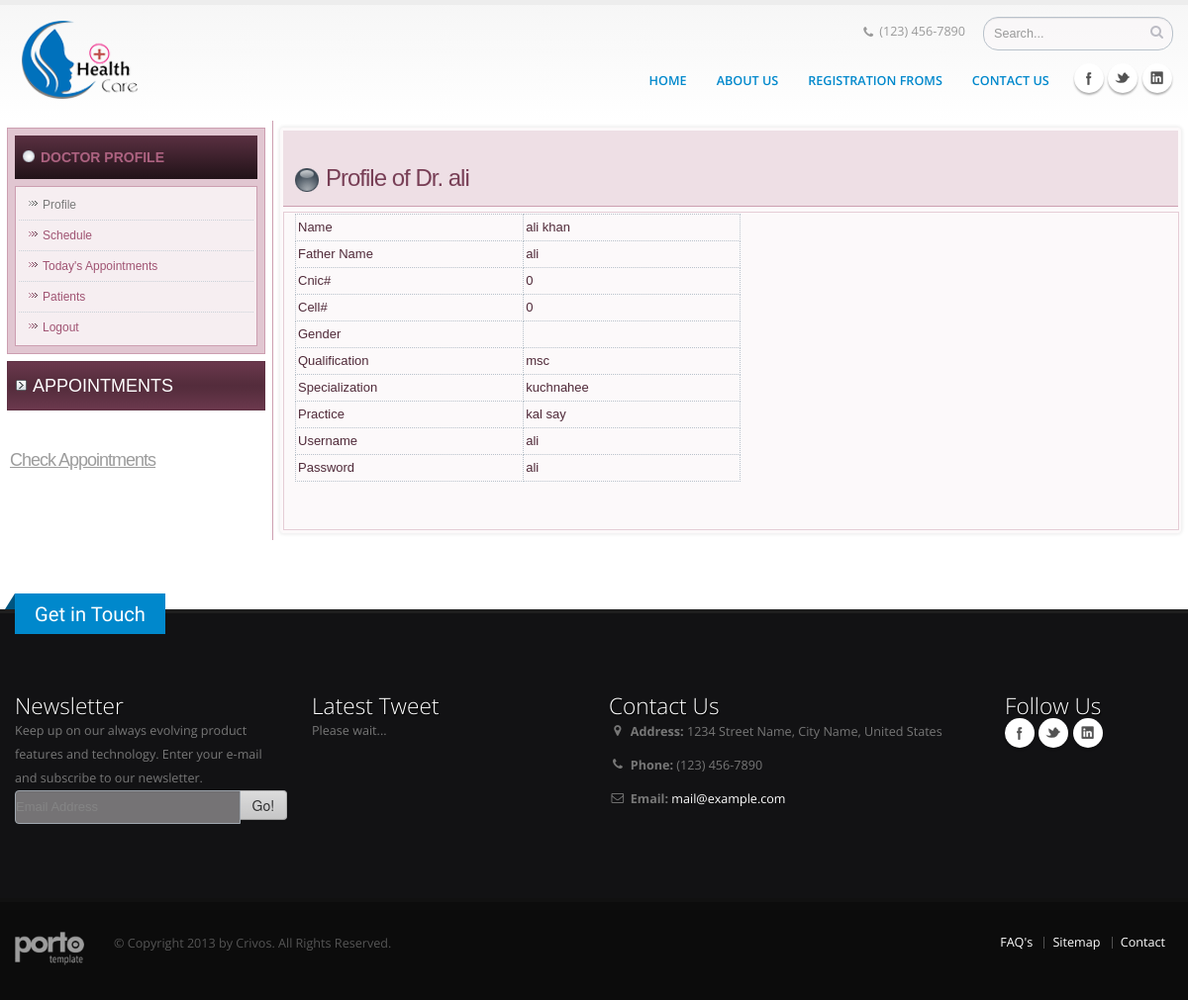
The page /doctorpanel/profile.php (signed in) on the database its author committed.
### tables this page shows
CREATE TABLE IF NOT EXISTS `doctors` (
  `id` int(8) NOT NULL AUTO_INCREMENT,
  `name` varchar(50) NOT NULL,
  `fathername` varchar(50) NOT NULL,
  `cnic` varchar(20) NOT NULL,
  `cell` int(8) NOT NULL,
  `qualification` varchar(50) NOT NULL,
  `specialization` varchar(50) NOT NULL,
  `practice` varchar(50) NOT NULL,
  `gender` text NOT NULL,
  `username` varchar(50) NOT NULL,
  `password` varchar(50) NOT NULL,
  PRIMARY KEY (`id`)
);

### doctorpanel/profile.php (the view, shortened to what this page needs)
<?php
$id=$_SESSION['doctor'];
$sel=mysql_query("select * from doctors where id='$id'");
$ss=mysql_fetch_array($sel);
?>
<!DOCTYPE html>
<html dir="ltr" lang="en-US"><?php include("/includes/header.php"); ?>
<body>
<div class="art-layout-wrapper">
                <div class="art-content-layout">
                    <div class="art-content-layout-row">
                        <div class="art-layout-cell art-sidebar1"><div class="art-vmenublock clearfix">
        <div class="art-vmenublockheader">
            <h3 class="t">Doctor Profile</h3>
        </div>
        <div class="art-vmenublockcontent">
<ul class="art-vmenu"><li><a href="profile.php" class="active">Profile</a></li><li><a href="schedule.php">Schedule</a></li>
<li><a href="appointments.php">Today's Appointments</a></li><li><a href="patients.php">Patients</a></li>
  <li><a href="../doctorlogin.php?action=logout">Logout</a></li>
</ul>
        </div>
</div><div class="art-block clearfix">
        <div class="art-blockheader">
            <h3 class="t">Appointments</h3>
        </div>
        <div class="art-blockcontent"><h2><a href="appointments.html" target="_self" title="Check Patient Appointment Request">Check Appointments</a></h2></div>
</div></div>
                        <div class="art-layout-cell art-content"><article class="art-post art-article">
                                <div class="art-postmetadataheader">
                                        <h2 class="art-postheader"><span class="art-postheadericon">Profile</span> of Dr. <?php echo $_SESSION['doctorname'];?></h2>
                                    </div>
                <div class="art-postcontent art-postcontent-0 clearfix"><div class="art-content-layout layout-item-0">
    <div class="art-content-layout-row">
    <div class="art-layout-cell layout-item-1" style="width: 100%" >
       <form id="form" action="profile.php" name="form" method="post">
        <table width="450" border="1" align="center">
          <tr>
            <td width="236">Name</td>
            <td width="225"><?php echo $ss['name'];?></td>
          </tr>
          <tr>
            <td>Father Name</td>
            <td><?php echo $ss['fathername'];?></td>
          </tr>
          <tr>
            <td>Cnic#</td>
            <td><?php echo $ss['cnic'];?></td>
          </tr>
          <tr>
            <td>Cell#</td>
            <td><?php echo $ss['cell'];?></td>
          </tr>
          <tr>
            <td>Gender</td>
            <td>&nbsp;</td>
          </tr>
          <tr>
            <td>Qualification</td>
            <td><?php echo $ss['qualification'];?></td>
          </tr>
          <tr>
            <td>Specialization</td>
            <td><?php echo $ss['specialization'];?></td>
          </tr>
          <tr>
            <td>Practice</td>
            <td><?php echo $ss['practice'];?></td>
          </tr>
          <tr>
            <td>Username</td>
            <td><?php echo $ss['username'];?></td>
          </tr>
          <tr>
            <td>Password</td>
            <td><?php echo $ss['password'];?></td>
          </tr>
        </table> </form>
        <p><br></p>
    </div>
    </div>
</div>
</div>
</article></div>
                    </div>
                </div>
            </div><?php include("/includes/footer.php"); ?>
</body></html>

### doctorpanel/includes/header.php (shortened to what this page needs)
<!DOCTYPE html>
	<html>
	<head>
		<link rel="stylesheet" href="css/bootstrap.css">
		<link rel="stylesheet" href="css/fonts/font-awesome/css/font-awesome.css">
		<link rel="stylesheet" href="vendor/flexslider/flexslider.css" media="screen" />
		<link rel="stylesheet" href="vendor/fancybox/jquery.fancybox.css" media="screen" />
		<link rel="stylesheet" href="css/theme.css">
		<link rel="stylesheet" href="css/theme-elements.css">
		<link rel="stylesheet" href="vendor/revolution-slider/css/settings.css" media="screen" />
		<link rel="stylesheet" href="vendor/revolution-slider/css/captions.css" media="screen" />
		<link rel="stylesheet" href="vendor/circle-flip-slideshow/css/component.css" media="screen" />
		<link rel="stylesheet" href="css/custom.css">
		<link rel="stylesheet" href="css/skins/blue.css">
		<link rel="stylesheet" href="css/bootstrap-responsive.css" />
		<link rel="stylesheet" href="css/theme-responsive.css" />
    <link rel="stylesheet" href="style.css" media="screen">
    <link rel="stylesheet" href="style.responsive.css" media="all">
	</head>
		<body>
		<div class="body">
			<header>
				<div class="container">
					<h1 class="logo">
						<a href="index.php">
							<img alt="Health Care" src="img/logo.png">
						</a>
					</h1>
					<div class="search">
						<form class="form-search" id="searchForm" action="page-search-results.html" method="get">
							<div class="control-group">
								<input type="text" class="input-medium search-query" name="q" id="q" placeholder="Search...">
								<button class="search" type="submit"><i class="icon-search"></i></button>
							</div>
						</form>
					</div>
					<nav>
						<ul class="nav nav-pills nav-top">
							<li class="phone">
								<span><i class="icon-phone"></i>(123) 456-7890</span>
							</li>
						</ul>
					</nav>
					<div class="social-icons">
						<ul class="social-icons">
							<li class="facebook"><a href="http://www.facebook.com/" target="_blank" title="Facebook">Facebook</a></li>
							<li class="twitter"><a href="http://www.twitter.com/" target="_blank" title="Twitter">Twitter</a></li>
							<li class="linkedin"><a href="http://www.linkedin.com/" target="_blank" title="Linkedin">Linkedin</a></li>
						</ul>
					</div>
					<nav>
						<ul class="nav nav-pills nav-main" id="mainMenu">
							<li class="">
								<a class="dropdown-toggle" href="index.php">
									Home
								</a>
							</li>
							<li>
								<a href="about-us.php">About Us</a>
							</li>
							<li>
								<a href="registration-forms.php">Registration Froms</a>
							</li>
							<li>
								<a href="contact-us.php">Contact Us</a>
							</li>
						</ul>
					</nav>
				</div>
			</header>

### doctorpanel/includes/footer.php (shortened to what this page needs)
<footer>
				<div class="container">
					<div class="row">
						<div class="footer-ribon">
							<span>Get in Touch</span>
						</div>
						<div class="span3">
							<h4>Newsletter</h4>
							<p>Keep up on our always evolving product features and technology. Enter your e-mail and subscribe to our newsletter.</p>
							<form class="form-inline" id="newsletterForm" action="php/newsletter-subscribe.php" method="POST">
								<div class="control-group">
									<div class="input-append">
										<input class="span2" placeholder="Email Address" name="email" id="email" type="text">
										<button class="btn" type="submit">Go!</button>
									</div>
								</div>
							</form>
						</div>
						<div class="span3">
							<h4>Latest Tweet</h4>
							<div id="tweet" class="twitter">
								<p>Please wait...</p>
							</div>
						</div>
						<div class="span4">
							<div class="contact-details">
								<h4>Contact Us</h4>
								<ul class="contact">
									<li><p><i class="icon-map-marker"></i> <strong>Address:</strong> 1234 Street Name, City Name, United States</p></li>
									<li><p><i class="icon-phone"></i> <strong>Phone:</strong> (123) 456-7890</p></li>
									<li><p><i class="icon-envelope"></i> <strong>Email:</strong> <a href="mailto:mail@example.com">mail@example.com</a></p></li>
								</ul>
							</div>
						</div>
						<div class="span2">
							<h4>Follow Us</h4>
							<div class="social-icons">
								<ul class="social-icons">
									<li class="facebook"><a href="http://www.facebook.com/" target="_blank" data-placement="bottom" rel="tooltip" title="Facebook">Facebook</a></li>
									<li class="twitter"><a href="http://www.twitter.com/" target="_blank" data-placement="bottom" rel="tooltip" title="Twitter">Twitter</a></li>
									<li class="linkedin"><a href="http://www.linkedin.com/" target="_blank" data-placement="bottom" rel="tooltip" title="Linkedin">Linkedin</a></li>
								</ul>
							</div>
						</div>
					</div>
				</div>
				<div class="footer-copyright">
					<div class="container">
						<div class="row">
							<div class="span1">
								<a href="index.html" class="logo">
									<img alt="Porto Website Template" src="img/logo-footer.png">
								</a>
							</div>
							<div class="span7">
								<p>© Copyright 2013 by Crivos. All Rights Reserved.</p>
							</div>
							<div class="span4">
								<nav id="sub-menu">
									<ul>
										<li><a href="page-faq.html">FAQ's</a></li>
										<li><a href="sitemap.html">Sitemap</a></li>
										<li><a href="contact-us.html">Contact</a></li>
									</ul>
								</nav>
							</div>
						</div>
					</div>
				</div>
			</footer>
		</div>
	</body>
</html>

### doctorpanel/css/theme.css (style rules this page uses)
html, body { height: 100%; }
body { background-color: #FFF; color: #777; font-family: "Open Sans", Arial, sans-serif; font-size: 14px; line-height: 22px; margin: 0; }
header { clear: both; border-top: 5px solid #EDEDED; background: #f6f6f6; background: -moz-linear-gradient(top, #f6f6f6 0%, #ffffff 100%); background: -webkit-gradient(linear, left top, left bottom, color-stop(0%,#f6f6f6), color-stop(100%,#ffffff)); background: -webkit-linear-gradient(top, #f6f6f6 0%,#ffffff 100%); background: -o-linear-gradient(top, #f6f6f6 0%,#ffffff 100%); background: -ms-linear-gradient(top, #f6f6f6 0%,#ffffff 100%); background: linear-gradient(to bottom, #f6f6f6 0%,#ffffff 100%); }
header div.social-icons { clear: right; float: right; margin-top: -2px; }
header div.container { position: relative; }
header div.search { float: right; margin: 10px 0 0; min-width: 206px; }
header div.search button { background: none; border: 0; color: #BCBCC4; margin: 0; padding: 0; position: absolute; right: 10px; top: 6px; }
header div.search div.control-group { position: relative; text-align: right; }
header div.search input.search-query { -moz-transition-duration: 0.2s; -moz-transition-property: all; -moz-transition-timing-function: ease-in; -o-transition-duration: 0.2s; -o-transition-property: all; -o-transition-timing-function: ease-in; -webkit-transition-duration: 0.2s; -webkit-transition-property: all; -webkit-transition-timing-function: ease-in; font-size: 0.9em; margin: 2px 0 0 10px; padding-right: 30px; padding-left: 10px; transition-duration: 0.2s; transition-property: all; transition-timing-function: ease-in; width: 150px; }
header h1.logo { float: left; margin: 15px 0; padding: 0; }
header nav { float: right; }
header nav ul.nav-main { margin: -5px 10px 20px 0 }
header nav ul.nav-main li a { font-size: 0.9em; font-style: normal; font-weight: 600; line-height: 20px; margin-left: 3px; margin-right: 3px; text-transform: uppercase; }
header nav ul.nav-top { margin: 10px 0 -10px; min-height: 62px; }
header nav ul.nav-top li span { display: block; line-height: 14px; margin-bottom: 2px; margin-right: 2px; margin-top: 2px; padding: 8px 2px 8px 12px; }
header nav ul.nav-top li a, header nav ul.nav-top li span { color: #999; font-size: 0.9em; }
header nav ul.nav-top li i { margin-right: 6px; position: relative; top: 1px; }
footer { background: #121214; border-top: 4px solid #1F1F1F; font-size: 0.9em; margin-top: 70px; padding: 80px 0 0; position: relative; }
footer div.footer-ribon { background: #999; position: absolute; margin: -100px 0 0 30px; padding: 10px 20px 6px 20px; }
footer div.footer-ribon::before { border-right: 10px solid #646464; border-top: 16px solid transparent; content: ""; display: block; height: 0; left: -17px; position: absolute; top: 0; width: 7px; }
footer div.footer-ribon span { color: #FFF; font-family: "Shadows Into Light", cursive; font-size: 1.6em; }
footer div.container div.row > div { margin-bottom: 25px; }
footer ul.contact { list-style: none; margin: 0; padding: 0; }
footer ul.contact i { float: left; margin: 4px 5px 10px 0; }
footer ul.contact p { margin-bottom: 10px; }
footer a.logo { display: block; }
footer form { filter: alpha(opacity=85); opacity: 0.85; }
footer h1, footer h2, footer h3, footer h4, footer h5, footer a { color: #FFF !important; }
footer h4 { font-size: 1.8em; font-weight: 200; text-shadow: 1px 1px 1px #000; }
div.footer-copyright { background: #0C0C0C; border-top: 4px solid #111; margin-top: 40px; padding: 30px 0 10px; }
div.footer-copyright nav { float: right; }
div.footer-copyright nav ul { list-style: none; margin: 0; padding: 0; }
div.footer-copyright nav ul li { border-left: 1px solid #505050; display: inline-block; line-height: 12px; margin: 0; padding: 0 8px; }
div.footer-copyright nav ul li:first-child { border: medium none; padding-left: 0; }
div.footer-copyright p { color: #555; margin: 0; padding: 0; }

### doctorpanel/includes/header.php (style rules this page uses)
.art-content .art-postcontent-0 .layout-item-0 { color: #502A39; }
.art-content .art-postcontent-0 .layout-item-1 { border-top-style:solid;border-right-style:solid;border-bottom-style:solid;border-left-style:solid;border-top-width:1px;border-right-width:1px;border-bottom-width:1px;border-left-width:1px;border-top-color:#E5CDD6;border-right-color:#E5CDD6;border-bottom-color:#E5CDD6;border-left-color:#E5CDD6; color: #502A39; padding-right: 10px;padding-left: 10px; }

### rows shown on the page
doctors: name "ali khan", fathername "ali", cnic "0", cell "0", qualification "msc", specialization "kuchnahee", practice "kal say", username "ali", password "ali"

### other values the page prints
$_SESSION['doctorname'] "ali"
